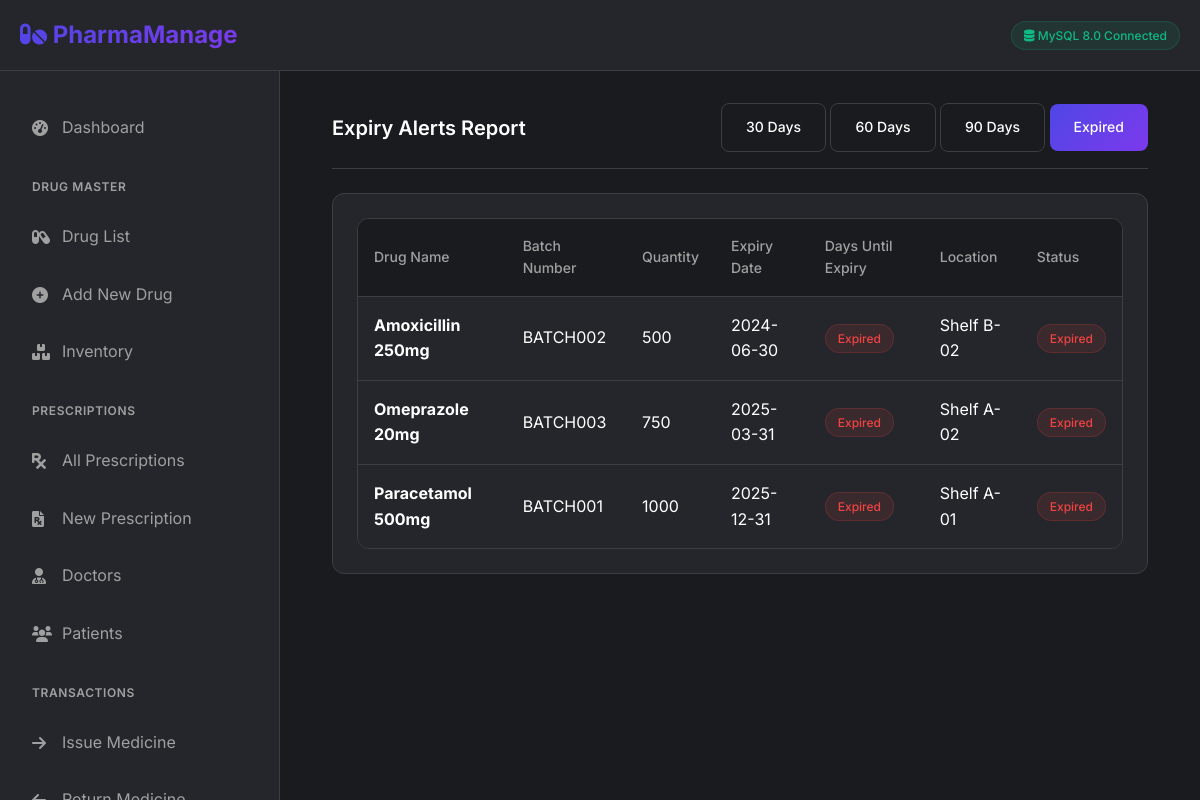
Page /modules/reports/expiry_alert.php?filter=expired on the committed database.
### tables this page shows
CREATE TABLE IF NOT EXISTS inventory (
    inventory_id INT PRIMARY KEY AUTO_INCREMENT,
    drug_id INT,
    batch_number VARCHAR(50) NOT NULL,
    quantity INT NOT NULL,
    expiry_date DATE NOT NULL,
    mfg_date DATE,
    location VARCHAR(50),
    created_at TIMESTAMP DEFAULT CURRENT_TIMESTAMP,
    FOREIGN KEY (drug_id) REFERENCES drugs(drug_id) ON DELETE CASCADE,
    INDEX idx_expiry (expiry_date),
    INDEX idx_batch (batch_number)
);

CREATE TABLE IF NOT EXISTS drugs (
    drug_id INT PRIMARY KEY AUTO_INCREMENT,
    drug_name VARCHAR(100) NOT NULL,
    generic_name VARCHAR(100),
    category VARCHAR(50),
    manufacturer VARCHAR(100),
    unit_price DECIMAL(10,2),
    created_at TIMESTAMP DEFAULT CURRENT_TIMESTAMP,
    updated_at TIMESTAMP DEFAULT CURRENT_TIMESTAMP ON UPDATE CURRENT_TIMESTAMP,
    INDEX idx_drug_name (drug_name),
    INDEX idx_category (category)
);

### modules/reports/expiry_alert.php (the view, shortened to what this page needs)
<?php
require_once '../../config/database.php';
include '../../includes/header.php';
include '../../includes/sidebar.php';
$filter = $_GET['filter'] ?? '30';
?>
<div class="main-content">
    <div class="container">
        <div class="card-header">
            <h1 class="card-title">Expiry Alerts Report</h1>
            <div>
                <a href="?filter=30" class="btn <?php echo $filter == '30' ? 'btn-primary' : 'btn-secondary'; ?>">30 Days</a>
                <a href="?filter=60" class="btn <?php echo $filter == '60' ? 'btn-primary' : 'btn-secondary'; ?>">60 Days</a>
                <a href="?filter=90" class="btn <?php echo $filter == '90' ? 'btn-primary' : 'btn-secondary'; ?>">90 Days</a>
                <a href="?filter=expired" class="btn <?php echo $filter == 'expired' ? 'btn-primary' : 'btn-secondary'; ?>">Expired</a>
            </div>
        </div>
        <div class="card">
            <?php
            if($filter == 'expired') {
                $query = "
                    SELECT i.*, d.drug_name,
                           DATEDIFF(i.expiry_date, CURDATE()) as days_until_expiry
                    FROM inventory i
                    JOIN drugs d ON i.drug_id = d.drug_id
                    WHERE i.expiry_date < CURDATE()
                    ORDER BY i.expiry_date ASC
                ";
            }
            $result = $db->query($query);
            ?>
            <div class="table-container">
                <table>
                    <thead>
                        <tr>
                            <th>Drug Name</th>
                            <th>Batch Number</th>
                            <th>Quantity</th>
                            <th>Expiry Date</th>
                            <th>Days Until Expiry</th>
                            <th>Location</th>
                            <th>Status</th>
                        </tr>
                    </thead>
                    <tbody>
                        <?php if($result->num_rows > 0): ?>
                            <?php while($row = $result->fetch_assoc()): ?>
                            <tr>
                                <td><strong><?php echo $row['drug_name']; ?></strong></td>
                                <td><?php echo $row['batch_number']; ?></td>
                                <td><?php echo $row['quantity']; ?></td>
                                <td><?php echo date('Y-m-d', strtotime($row['expiry_date'])); ?></td>
                                <td>
                                    <?php
                                    if($row['days_until_expiry'] < 0) {
                                        echo '<span class="badge badge-danger">Expired</span>';
                                    } else {
                                        echo $row['days_until_expiry'] . ' days';
                                    }
                                    ?>
                                </td>
                                <td><?php echo $row['location'] ?: 'N/A'; ?></td>
                                <td>
                                    <?php if($row['days_until_expiry'] < 0): ?>
                                        <span class="badge badge-danger">Expired</span>
                                    <?php elseif($row['days_until_expiry'] <= 30): ?>
                                        <span class="badge badge-danger">Critical</span>
                                    <?php elseif($row['days_until_expiry'] <= 60): ?>
                                        <span class="badge badge-warning">Warning</span>
                                    <?php else: ?>
                                        <span class="badge badge-success">Good</span>
                                    <?php endif; ?>
                                </td>
                            </tr>
                            <?php endwhile; ?>
                        <?php else: ?>
                            <tr>
                                <td colspan="7" style="text-align: center;">No expiring drugs found</td>
                            </tr>
                        <?php endif; ?>
                    </tbody>
                </table>
            </div>
        </div>
    </div>
</div>
<?php include '../../includes/footer.php'; ?>

### css/style.css (style rules this page uses)
:root { --bg-primary: #1a1b1e; --bg-secondary: #2c2d31; --bg-card: #25262b; --text-primary: #ffffff; --text-secondary: #a0a0a0; --accent-primary: #4f46e5; --accent-secondary: #7c3aed; --success: #10b981; --warning: #f59e0b; --danger: #ef4444; --border-color: #3d3e44; }
* { margin: 0; padding: 0; box-sizing: border-box; }
body { font-family: 'Inter', -apple-system, BlinkMacSystemFont, sans-serif; background-color: var(--bg-primary); color: var(--text-primary); line-height: 1.6; }
.container { max-width: 1400px; margin: 0 auto; padding: 0 20px; }
.main-content { margin-left: 280px; padding: 2rem; min-height: calc(100vh - 70px); }
.card { background-color: var(--bg-card); border: 1px solid var(--border-color); border-radius: 12px; padding: 1.5rem; margin-bottom: 1.5rem; transition: transform 0.2s, box-shadow 0.2s; }
.card-header { display: flex; justify-content: space-between; align-items: center; margin-bottom: 1.5rem; padding-bottom: 1rem; border-bottom: 1px solid var(--border-color); }
.card-title { font-size: 1.25rem; font-weight: 600; color: var(--text-primary); }
.btn { display: inline-flex; align-items: center; justify-content: center; padding: 0.75rem 1.5rem; border: none; border-radius: 8px; font-size: 0.875rem; font-weight: 500; cursor: pointer; transition: all 0.2s; text-decoration: none; gap: 0.5rem; }
.btn-primary { background: linear-gradient(135deg, var(--accent-primary), var(--accent-secondary)); color: white; }
.btn-secondary { background-color: var(--bg-primary); color: var(--text-primary); border: 1px solid var(--border-color); }
.table-container { overflow-x: auto; border-radius: 12px; border: 1px solid var(--border-color); }
table { width: 100%; border-collapse: collapse; background-color: var(--bg-card); }
th { text-align: left; padding: 1rem; background-color: var(--bg-primary); color: var(--text-secondary); font-weight: 500; font-size: 0.875rem; border-bottom: 1px solid var(--border-color); }
td { padding: 1rem; border-bottom: 1px solid var(--border-color); color: var(--text-primary); }
tr:last-child td { border-bottom: none; }
.badge { display: inline-block; padding: 0.25rem 0.75rem; border-radius: 9999px; font-size: 0.75rem; font-weight: 500; }
.badge-danger { background-color: rgba(239, 68, 68, 0.1); color: var(--danger); border: 1px solid rgba(239, 68, 68, 0.2); }

### rows in the picture
inventory: drug.drug_name "Amoxicillin 250mg", batch_number "BATCH002", quantity "500", expiry_date "2024-06-30", location "Shelf B-02"
inventory: drug.drug_name "Omeprazole 20mg", batch_number "BATCH003", quantity "750", expiry_date "2025-03-31", location "Shelf A-02"
inventory: drug.drug_name "Paracetamol 500mg", batch_number "BATCH001", quantity "1000", expiry_date "2025-12-31", location "Shelf A-01"
